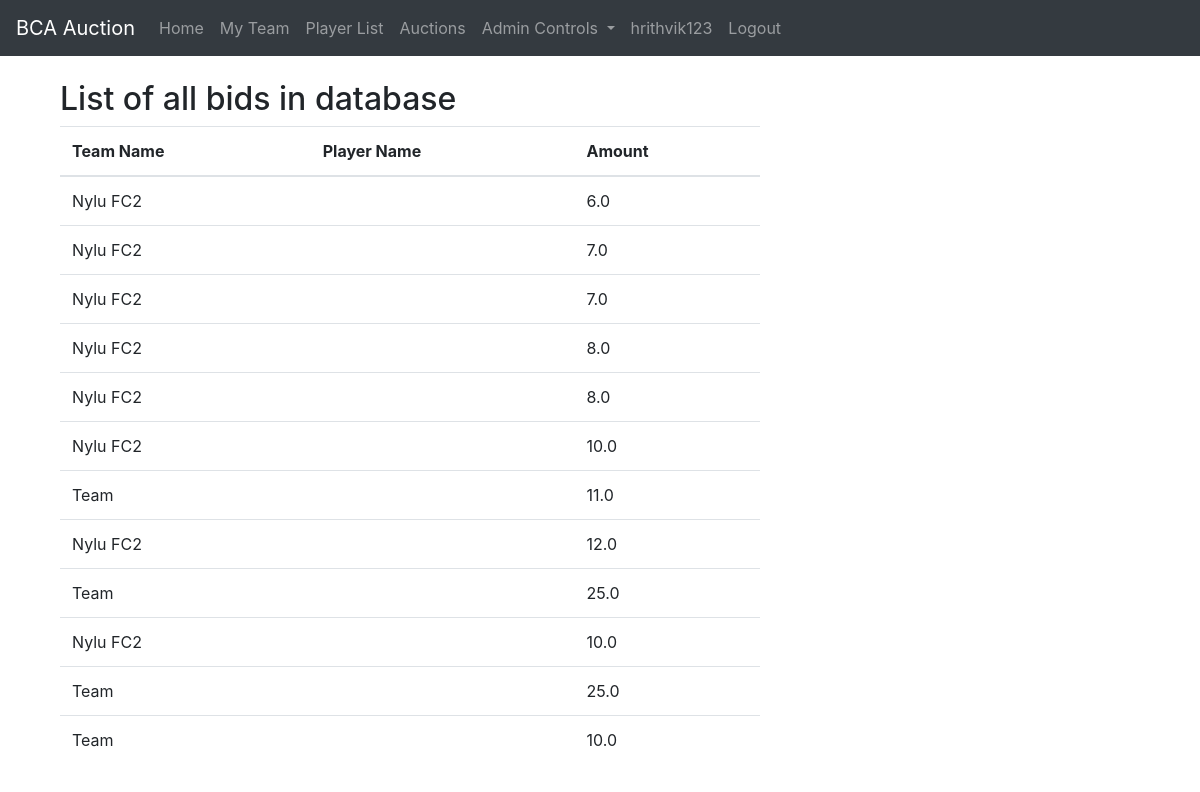
Before: /bids/list (signed in) with the older database file.
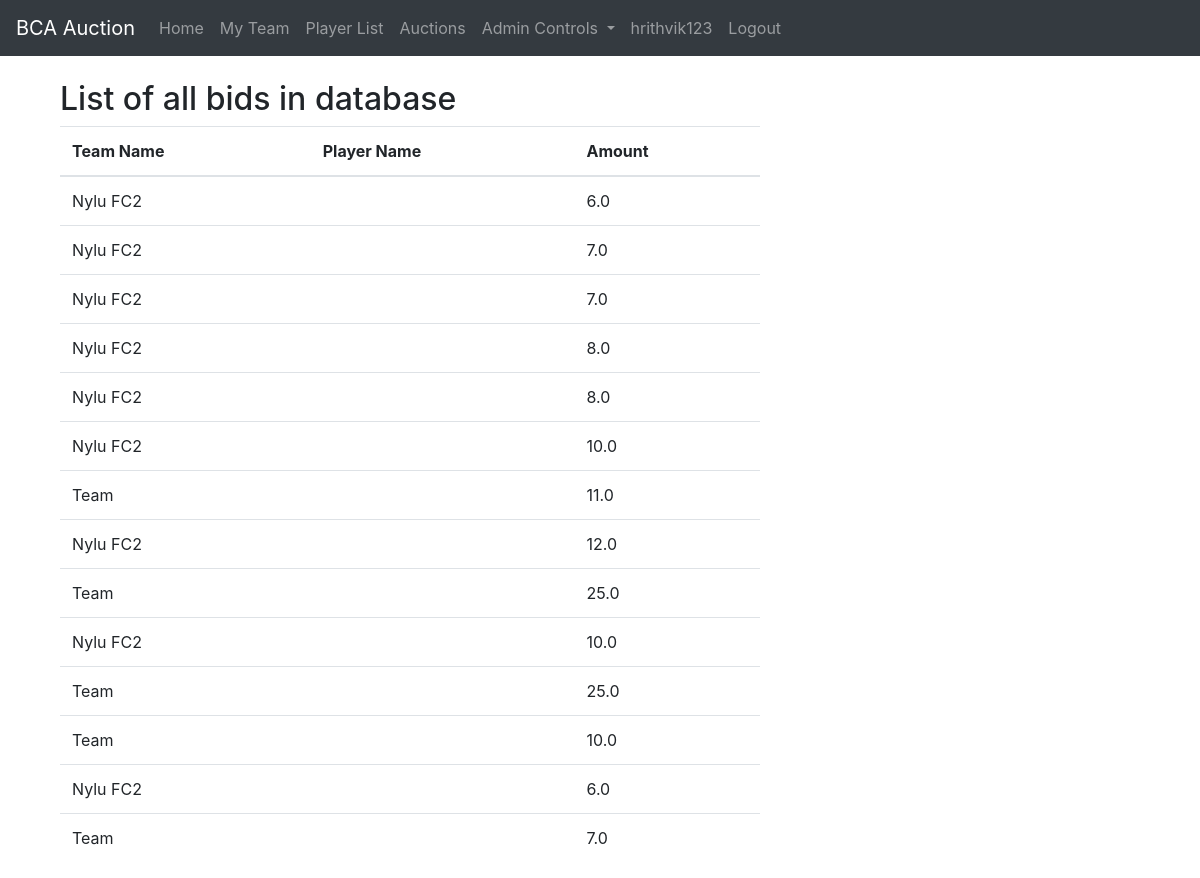
After: the same page with the newer database file.
### auction/models.py (models this page shows, shortened)
class Bid(models.Model):
    team = models.ForeignKey(Team, on_delete=models.CASCADE)
    auction_id = models.ForeignKey(Auction, on_delete=models.CASCADE)
    amount = models.DecimalField(max_digits=3, decimal_places=1)
    bid_time = models.DateTimeField(default=timezone.now)

class Team(models.Model):
    owner_id = models.OneToOneField(
        User, on_delete=models.CASCADE, unique=True)
    name = models.CharField(
        max_length=255, blank=False, default="Team")
    balance = models.DecimalField(
        max_digits=4, decimal_places=1, default=100.0)
    def __str__(self):
        return self.name

### auction/views.py (the view)
# urls.py: path('bids/list', auction_views.BidListView.as_view(), name='bid-list')
class BidListView(LoginRequiredMixin, ListView):
    model = models.Bid
    template_name = 'auction/bids_all.html'
    context_object_name = 'bids'
    def get_queryset(self):
        return models.Bid.objects.all()

### auction/models.py (called while the page is built)
    def __str__(self):
        return self.name

### auction/templates/auction/bids_all.html (shortened to what this page needs)
{% extends 'auction/base.html' %}
{% block content %}
    <div class="container">
        <h2>List of all bids in database</h2>
        <table class="table table-hover">
            <thead>
                <tr>
                    <th>Team Name</th>
                    <th>Player Name</th>
                    <th>Amount</th>
                </tr>
            </thead>
            <tbody>
    {% for bid in bids%}
            <tr>
                <td>{{ bid.team }}</td>
                <td>{{ bid.auction_id.player_id }}</td>
                <td>{{ bid.amount }}</td>
            </tr>
    {% endfor %}
            </tbody>
        </table>
    </div>
{% endblock content %}

### auction/templates/auction/base.html (shortened to what this page needs)
{% load static %}
<!DOCTYPE html>
<html lang="en">
<head>
    <link rel="stylesheet" href="https://maxcdn.bootstrapcdn.com/bootstrap/4.0.0/css/bootstrap.min.css">
    <link rel="stylesheet" type="text/css" href="{% static 'auction/main.css' %}">
</head>
<body>
    <nav class="navbar navbar-expand-md navbar-dark bg-dark fixed-top justify-content-center">
        <a class="navbar-brand" href="#">BCA Auction</a>
            <div class="collapse navbar-collapse" id="navbarToggle">
              <div class="navbar-nav mr-auto">
                <a class="nav-item nav-link" href="{% url 'index' %}">Home</a>
                <ul class = "navbar-nav">
                {% if user.is_authenticated %}
                  <a class="nav-item nav-link justify-content-center" href="{% url 'lineup' %}">My Team</a>
                  <a class="nav-item nav-link justify-content-center" href="{% url 'player-list' %}">Player List</a>
                  <a class="nav-item nav-link justify-content-center" href="{% url 'auction-list' %}">Auctions</a>
                </ul>
                <ul class = "navbar-nav justify-content-end">
                  {% if user.is_superuser %}
                  <li class="nav-item dropdown">
                    <a class="nav-link dropdown-toggle" href="#" id="navbardrop" data-toggle="dropdown">
                      Admin Controls
                    </a>
                  </li>
                  {% endif %}
                  <li class = "nav-item"><a class="nav-link" href="{% url 'index' %}">{{ user.username }}</a></li>
                  <li class = "nav-item"><a class="nav-link" href="{%url 'logout'%}">Logout</a></li>
                {% else %}
                  <li class = "nav-item"><a class="nav-link" href="{%url 'login' %}">Login</a></li>
                  <li class = "nav-item"><a class="nav-link" href="{%url 'register' %}">Register</a></li>
                {% endif %}
                </ul>
              </div>
            </div>
      </nav>
      <main role="main" class="container">
        <div class="row">
          <div class="col-md-8">
            {% block content %}{% endblock %}
          </div>
        </div>
      </main>
</body>
</html>

### auction/static/auction/main.css (style rules this page uses)
body { padding-top: 5rem; }

Changed rows visible on the page:
added Bid: team "Nylu FC2", amount "6.0"
added Bid: team "Team", amount "7.0"
